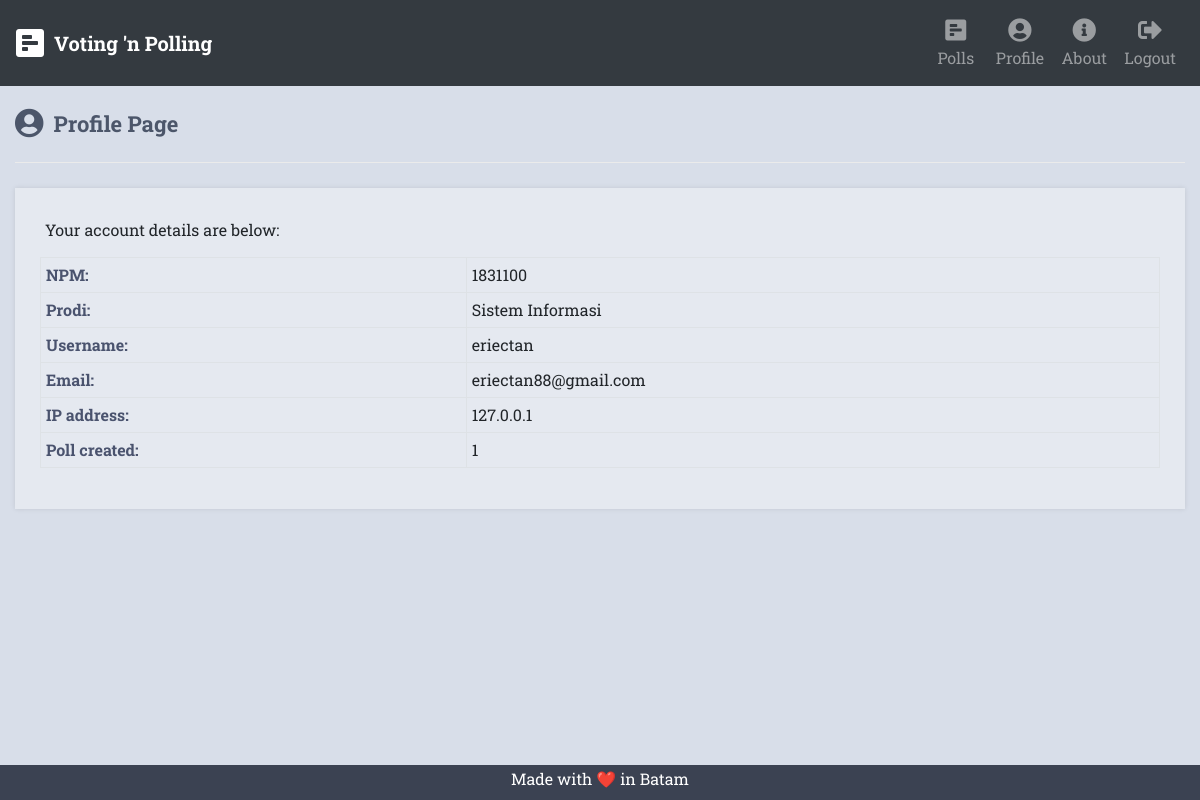
Page /profile.php (signed in) on the committed database.
### tables this page shows
CREATE TABLE `accounts` (
  `id` int(11) NOT NULL,
  `username` varchar(50) NOT NULL,
  `password` varchar(255) NOT NULL,
  `email` varchar(100) NOT NULL,
  `npm` varchar(255) NOT NULL,
  `ip` varchar(255) NOT NULL,
  `prodi` varchar(255) NOT NULL
);

### profile.php (the view, shortened to what this page needs)
<?php
include 'functions.php';
$DATABASE_HOST = 'localhost';
$DATABASE_USER = 'root';
$DATABASE_PASS = '';
$DATABASE_NAME = 'phppoll';
$con = mysqli_connect($DATABASE_HOST, $DATABASE_USER, $DATABASE_PASS, $DATABASE_NAME);
$stmt = $con->prepare('SELECT password, email, npm, prodi FROM accounts WHERE id = ?');
$stmt->bind_param('i', $_SESSION['id']);
$stmt->execute();
$stmt->bind_result($password, $email, $npm, $prodi);
$stmt = $con->prepare('SELECT id FROM polls WHERE creator_id = ?');
$stmt->bind_param('i', $_SESSION['id']);
$stmt->execute();
$stmt->store_result();
$poll_count = $stmt->num_rows;
?>
<?=template_header('Profile')?>
<div class="container-fluid content">
	<h2><i class="fa fa-user-circle fa-lg" style="margin-right: 10px;"></i>Profile Page</h2>
	<div>
		<p>Your account details are below:</p>
		<table class="table table-bordered">
			<tr>
				<td scope="col">NPM:</td>
				<td><?=$npm?></td>
			</tr>
			<tr>
				<td scope="col">Prodi:</td>
				<td><?=$prodi?></td>
			</tr>
			<tr>
				<td scope="col">Username:</td>
				<td><?=$_SESSION['name']?></td>
			</tr>
			<tr>
				<td scope="col">Email:</td>
				<td><?=$email?></td>
			</tr>
			<tr>
				<td scope="col">IP address:</td>
				<td><?=$_SESSION['ip']?></td>
			</tr>
			<tr>
				<td scope="col">Poll created:</td>
				<td><?=$poll_count?></td>
			</tr>
		</table>
	</div>
</div>
<?=template_footer()?>

### style.css (style rules this page uses)
* { box-sizing: border-box; font-family: 'Roboto Slab', 'Roboto', sans-serif; font-size: 16px; -webkit-font-smoothing: antialiased; -moz-osx-font-smoothing: grayscale; }
body { background-color: var(--nord4); margin: 0; }
.content { width: 100%; margin: 0 auto; }
.content h2 { margin: 0; padding: 25px 0; font-size: 22px; border-bottom: 1px solid #ebebeb; color: var(--nord3); font-weight: bold; }
.content>p, .content>div { box-shadow: 0 0 5px 0 rgba(0, 0, 0, 0.1); margin: 25px 0; padding: 25px; background-color: var(--nord5); }
.content>p table td, .content>div table td { padding: 5px; }
.content>p table td:first-child, .content>div table td:first-child { font-weight: bold; color: #4a536e; padding-right: 15px; }
.content>div p { padding: 5px; margin: 0 0 10px 0; }

### nord.css (style rules this page uses)
:root { --nord0: #2e3440; --nord1: #3b4252; --nord2: #434c5e; --nord3: #4c566a; --nord4: #d8dee9; --nord5: #e5e9f0; --nord6: #eceff4; --nord7: #8fbcbb; --nord8: #88c0d0; --nord9: #81a1c1; --nord10: #5e81ac; --nord11: #bf616a; --nord12: #d08770; --nord13: #ebcb8b; --nord14: #a3be8c; --nord15: #b48ead; }

### rows in the picture
accounts: npm "1831100", prodi "Sistem Informasi", email "eriectan88@gmail.com"

### other values in the picture
$_SESSION['name'] "eriectan"
$_SESSION['ip'] "127.0.0.1"
$poll_count "1"
